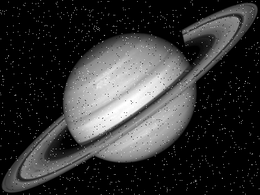
%> input picture HY370/Laborator_1/NoiseSaturn.tif, 260 x 195 px, shrunk from 438 x 328 before the run
$ octave askisi2_iv_Median.m   (GNU Octave 9; MATLAB toolbox functions it lacks are replaced by stand-ins)
%> lines starting %> are read from the running program, lines starting %| are printed output that depends on the picture
B = imread('NoiseSaturn.tif');
%> B is the input picture: size 195x260 uint8; min 0, max 255, mean 52.6
[M,N]= size(B)
%> M = 195; N = 260
C = zeros(M,N);   % Initialize C
B = double(B);    % Cast to double for processing
%> B: size 195x260 double
mask=zeros(1,3);  %mask for taking the mean of three neighburn pixels
index=0;
shift=3;
for i = 1:M
    x=B(i,:);   % Apply a median filter in every row
    for j = 1:N
        if(j<4)
            index=index+1;
            mask(index)=x(j);
                if(j==3)
                    index=0;
                    y=median(mask);
                    C(i,j-1)=y;
                end
        end

        if(j>3)
            temp=j;
            for t= 1:3
                shift=shift-1;
                temp=temp-shift;
                index=index+1;
                mask(index)=x(temp);
                temp=j;
            end
        y=median(mask);
        C(i,j-1)=y;
        shift=3;
        index=0;
        end
    end
 end
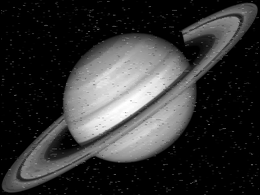
%> C: size 195x260 double; min 0, max 255, mean 51.6
%> after the loop, index = 0; mask = [0 0 0]; shift = 3; temp = 260; y = 0
% Cast it to unsigned int
C = uint8(C);
%> C: size 195x260 uint8
% Show the result
figure; imshow(C); title('Median-filtered image in rows');

%======================Median-Filter in Columns=========================

C = zeros(M,N);   % Cast to double for processing
C=double(C);
mask=zeros(3,1);
index=0;
shift=3;

for j = 1:N
    xx=B(:,j);  % Apply a median  filter in every column
    for jj=1:M
        if(jj<4)
            index=index+1;
            mask(index)=xx(jj);
                if(jj==3)
                    index=0;
                    y=median(mask);
                    C(jj-1,j)=y;
                end
        end

        if(jj>3)
            temp=jj;
            for t= 1:3
                shift=shift-1;
                temp=temp-shift;
                index=index+1;
                mask(index)=xx(temp);
                temp=jj;
            end
        y=median(mask);
        C(jj-1,j)=y;
        shift=3;
        index=0;
        end
    end
end
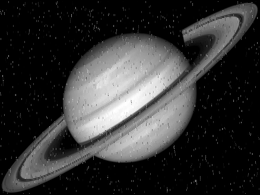
%> C: size 195x260 double; min 0, max 255, mean 51.7
%> after the loop, mask = [0; 0; 0]; temp = 195

C = uint8(C); % Cast it to unsigned int
%> C: size 195x260 uint8
% Show the result
figure; imshow(C); title('Median-filtered image in columns');
